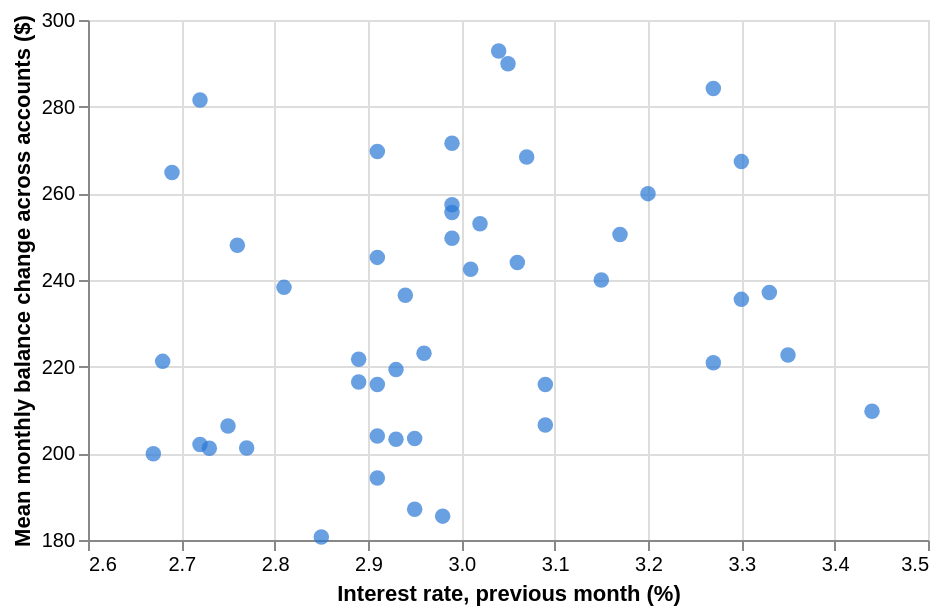

This figure's notebook cell:
### Code cell
indicator_scatter(table, "interest_rate", "Interest rate, previous month (%)")

### Figure 1 — Vega-Lite specification as saved in the notebook (floating-point values rounded to 4 significant figures)
{"config": {"view": {"continuousWidth": 300, "continuousHeight": 300}}, "data": {"name": "data-68cc0bedc0c8e402539d5879f8320e03"}, "mark": {"type": "circle", "color": "#2a78d6", "size": 60}, "encoding": {"tooltip": [{"field": "month_label", "type": "nominal"}, {"field": "interest_rate", "type": "quantitative"}, {"field": "mean_change", "format": ".1f", "type": "quantitative"}], "x": {"field": "interest_rate", "scale": {"zero": false}, "title": "Interest rate, previous month (%)", "type": "quantitative"}, "y": {"field": "mean_change", "scale": {"zero": false}, "title": "Mean monthly balance change across accounts ($)", "type": "quantitative"}}, "height": 260, "width": 420, "$schema": "https://vega.github.io/schema/vega-lite/v5.20.1.json", "datasets": {"data-68cc0bedc0c8e402539d5879f8320e03": [{"month_label": "2022-02", "interest_rate": 2.85, "mean_change": 180.7}, {"month_label": "2022-03", "interest_rate": 2.75, "mean_change": 206.3}, {"month_label": "2022-04", "interest_rate": 2.76, "mean_change": 248.0}, {"month_label": "2022-05", "interest_rate": 2.68, "mean_change": 221.2}, {"month_label": "2022-06", "interest_rate": 2.81, "mean_change": 238.3}, {"month_label": "2022-07", "interest_rate": 2.69, "mean_change": 264.8}, {"month_label": "2022-08", "interest_rate": 2.72, "mean_change": 281.5}, {"month_label": "2022-09", "interest_rate": 2.91, "mean_change": 269.7}, {"month_label": "2022-10", "interest_rate": 2.99, "mean_change": 249.6}, {"month_label": "2022-11", "interest_rate": 3.07, "mean_change": 268.4}, {"month_label": "2022-12", "interest_rate": 2.99, "mean_change": 255.6}, {"month_label": "2023-01", "interest_rate": 2.99, "mean_change": 257.4}, {"month_label": "2023-02", "interest_rate": 2.91, "mean_change": 194.3}, {"month_label": "2023-03", "interest_rate": 2.95, "mean_change": 203.4}, {"month_label": "2023-04", "interest_rate": 3.04, "mean_change": 292.8}, {"month_label": "2023-05", "interest_rate": 2.95, "mean_change": 187.1}, {"month_label": "2023-06", "interest_rate": 3.01, "mean_change": 242.5}, {"month_label": "2023-07", "interest_rate": 3.06, "mean_change": 244.1}, {"month_label": "2023-08", "interest_rate": 3.17, "mean_change": 250.5}, {"month_label": "2023-09", "interest_rate": 3.09, "mean_change": 206.5}, {"month_label": "2023-10", "interest_rate": 2.91, "mean_change": 215.9}, {"month_label": "2023-11", "interest_rate": 2.91, "mean_change": 245.2}, {"month_label": "2023-12", "interest_rate": 2.94, "mean_change": 236.5}, {"month_label": "2024-01", "interest_rate": 2.73, "mean_change": 201.2}, {"month_label": "2024-02", "interest_rate": 2.72, "mean_change": 202.0}, {"month_label": "2024-03", "interest_rate": 2.67, "mean_change": 199.9}, {"month_label": "2024-04", "interest_rate": 2.77, "mean_change": 201.3}, {"month_label": "2024-05", "interest_rate": 2.89, "mean_change": 216.5}, {"month_label": "2024-06", "interest_rate": 2.89, "mean_change": 221.7}, {"month_label": "2024-07", "interest_rate": 3.05, "mean_change": 289.9}, {"month_label": "2024-08", "interest_rate": 2.91, "mean_change": 204.0}, {"month_label": "2024-09", "interest_rate": 2.93, "mean_change": 219.3}, {"month_label": "2024-10", "interest_rate": 2.99, "mean_change": 271.5}, {"month_label": "2024-11", "interest_rate": 2.98, "mean_change": 185.5}, {"month_label": "2024-12", "interest_rate": 2.93, "mean_change": 203.2}, {"month_label": "2025-01", "interest_rate": 3.02, "mean_change": 253.0}, {"month_label": "2025-02", "interest_rate": 2.96, "mean_change": 223.1}, {"month_label": "2025-03", "interest_rate": 3.09, "mean_change": 215.9}, {"month_label": "2025-04", "interest_rate": 3.2, "mean_change": 259.9}, {"month_label": "2025-05", "interest_rate": 3.27, "mean_change": 284.2}, {"month_label": "2025-06", "interest_rate": 3.33, "mean_change": 237.1}, {"month_label": "2025-07", "interest_rate": 3.44, "mean_change": 209.7}, {"month_label": "2025-08", "interest_rate": 3.35, "mean_change": 222.7}, {"month_label": "2025-09", "interest_rate": 3.27, "mean_change": 220.9}, {"month_label": "2025-10", "interest_rate": 3.3, "mean_change": 235.5}, {"month_label": "2025-11", "interest_rate": 3.15, "mean_change": 240.0}, {"month_label": "2025-12", "interest_rate": 3.3, "mean_change": 267.3}]}}
